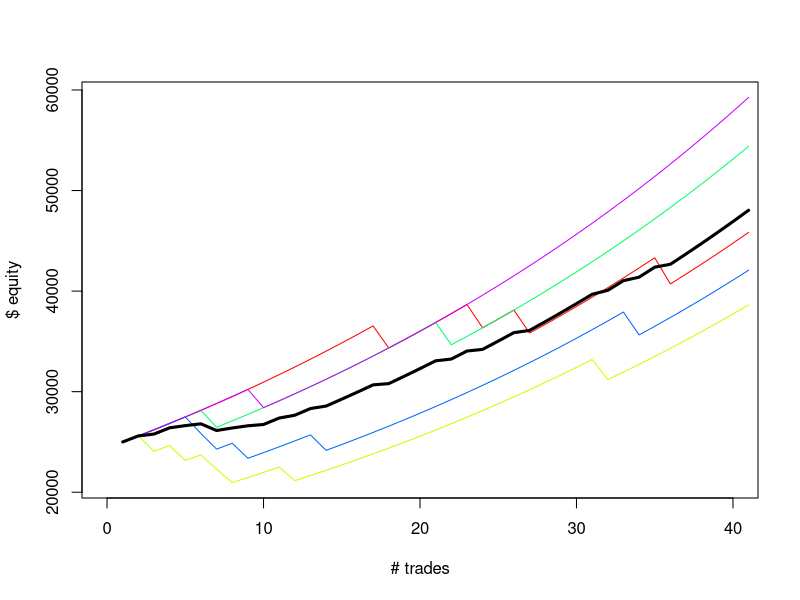

Write R code to recreate this figure.
# Try to simulate some equity curves given P(win) and Avg Win size
# Inputs:
#   number of trades per curve
#   number of curves
#   probability of winning
#   profit factor -OR- (average win size + average loss size) -OR- W:L
#   whether wins/losses are in $ or %
#   dollar multiplier of W:L if W:L in $ 
#     (e.g. each trade wins $50 and loses $100 if W:L is 0.5 and mult is 100)
#   max loss per trade if W:L in % 
#     (e.g. each trade wins 5% and loses 10% if W:L is 0.5 max loss is 10)
#   starting equity
# Risk of ruin inputs:
#   Loss level % (be clear what this is: losing X% or having X% remaining)
# Outputs:
#   Basic statistical analysis of all curve results
#   Basic statistical analysis of drawdowns by time
#     answer the question: "how hard is this to stick to when times are bad?"
#   Basic statistical analysis of drawdowns by amount
#     answer the question: "how pissed would people be looking at results?"
#   Graph of random sample of X curves
# Risk of ruin outputs:
#   Risk of ever experiencing loss level % from any given point on curve
#   Risk of ever experiencing loss level % of starting capital

library(zoo)

pwin   = 0.9
wlr    = 0.4
#avg_w  = 2
#avg_l  = 5
if (wlr < 1) {
  avg_w = 1
  avg_l = (1/wlr)
} else {
  avg_w = wlr
  avg_l = 1
}
#wlr    = avg_w / avg_l
#profac = wlr * (pwin/(1-pwin))
d_mult = 600            # d mode: dollars to multiply avg win/loss by
maxpct = 6              # max % loss on the losing trades
f_mult = maxpct / avg_l # use this to sync wlr w/ max loss % on a trade
ncurve = 5
ntrade = 40
d_or_f = 'f'            # dollars or fixed fractional risk mode
equity = 25000

probs  = runif(ncurve * ntrade)
probs  = matrix(probs, nrow=ntrade, ncol=ncurve)

trades = probs
if (d_or_f == "d") {
  trades[probs <= pwin] = avg_w * d_mult
  trades[probs > pwin]  = avg_l * d_mult * (-1)
} else {
  trades[probs <= pwin] = f_mult * avg_w / 100
  trades[probs > pwin]  = f_mult * avg_l / 100 * (-1)
}

curves = rep(equity, ncurve)
temp   = rbind(curves, trades)
#curves = rollapply(curves, 1, sum) # not this easy

# rollapply is unusably slow as used below
# brute force is easier than going to get RcppRoll and trying again
excel_roll_sum = function(x) {
  y = x
  for (i in 1:length(x)) { y[i] = rollapply(x, i, sum)[1]}
  return(y)
}

excel_roll_sum2 = function(x) {
  for (i in 1:(length(x)-1)) { 
    x[i+1] = x[i]+x[i+1]
  }
  return(x)
}

excel_roll_mult = function(x) {
  for (i in 1:(length(x)-1)) { 
    x[i+1] = x[i]*(1+x[i+1])
  }
  return(x)
}

if (d_or_f == 'd') {
  curves = apply(temp, 2, excel_roll_sum2)
} else 
  curves = apply(temp, 2, excel_roll_mult)

avg_crv = rowSums(curves)/ncurve

# plot them
xrange = c(0, ntrade)
yrange = range(curves)

plot(xrange, yrange, type="n", xlab="# trades", ylab="$ equity")
colors   = rainbow(ncurve)
linetype = c(1:ncurve)

for (i in 1:ncurve) {
  lines(1:(ntrade+1), curves[,i], col=colors[i])
}

lines(1:(ntrade+1), avg_crv, col="black", lwd=3)
cat("average return ", (tail(avg_crv,1) - equity)/equity*100, "%\n")
cat(" Min.   1Q   Median Mean  3Q    Max.\n",
    summary(as.vector(tail(curves, 1))))
